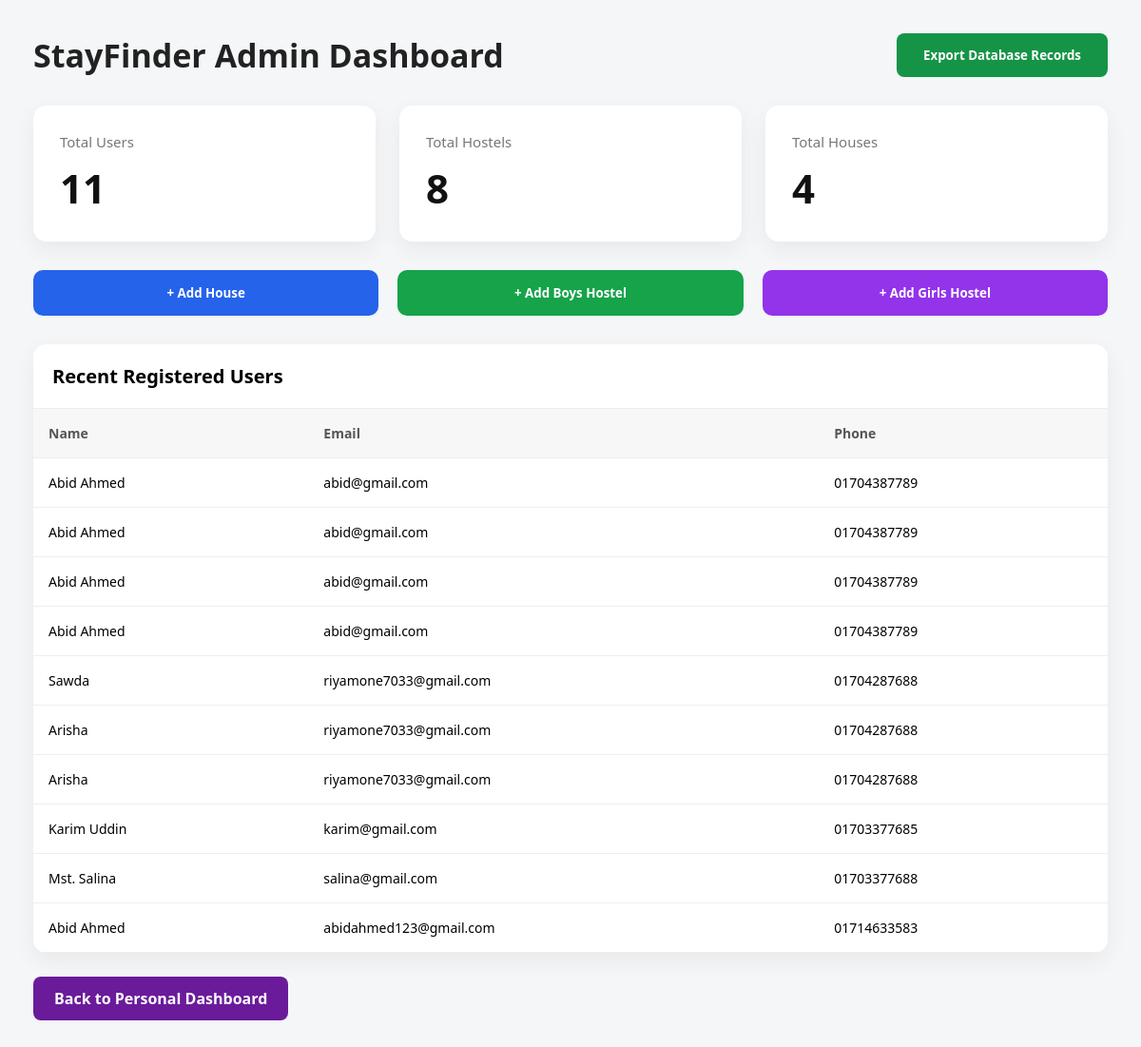
Before: /admin-dashboard/ (signed in) with the older database file.
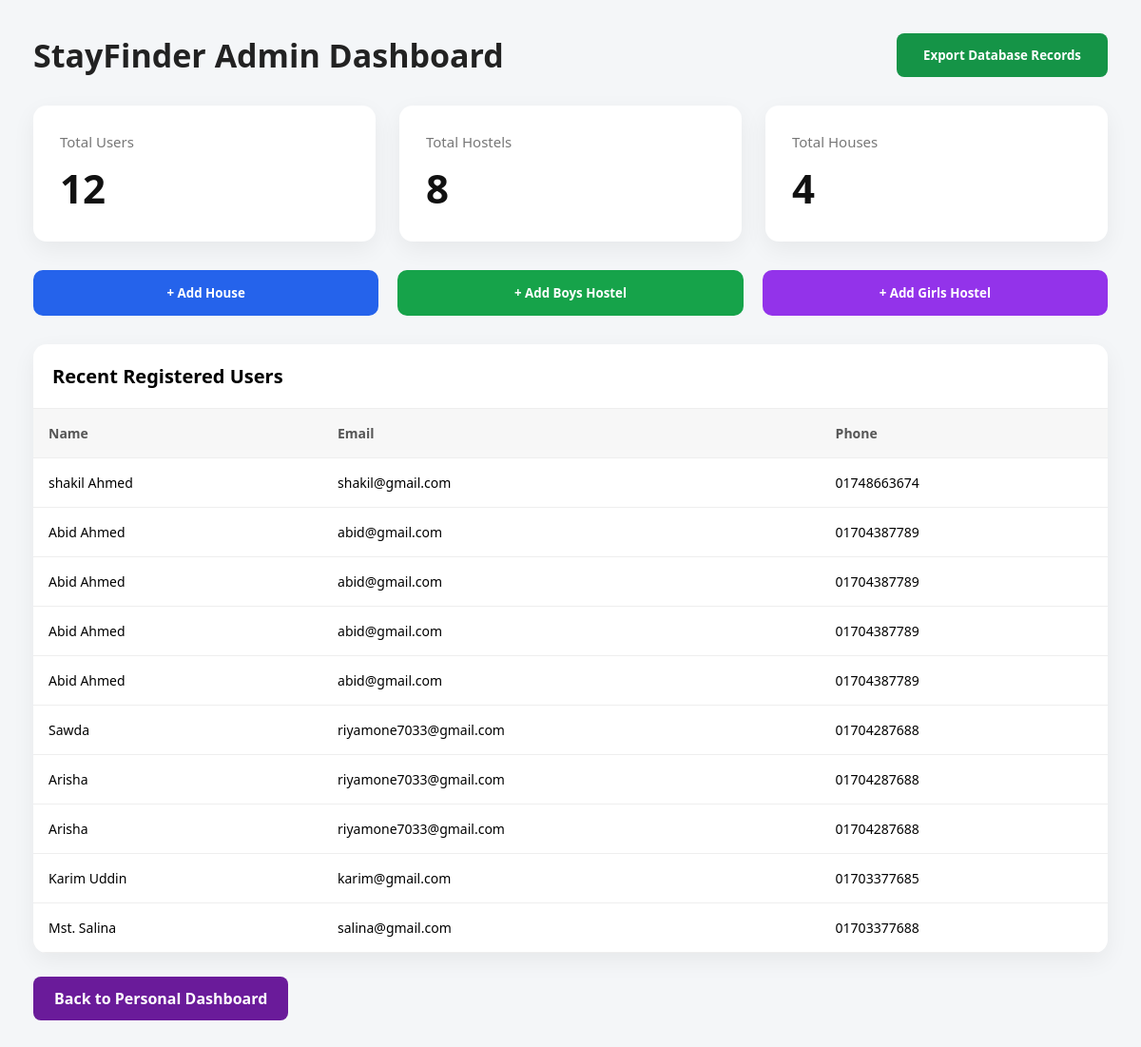
After: the same page with the newer database file.
### core/models.py (models this page shows, shortened)
class Owner(models.Model):
    name = models.CharField(max_length=100, blank=True)
    phone = models.CharField(max_length=15, blank=True)
    email = models.EmailField(blank=True)
    password = models.CharField(max_length=128, blank=True, null=True)

### core/views.py (the view)
# urls.py: path('admin-dashboard/', views.admin_dashboard, name='admin_dashboard'),
@staff_member_required
def admin_dashboard(request):
    total_users = Owner.objects.count()
    total_hostels = Hostel.objects.count()
    total_houses = House.objects.count()
    total_booking_requests = BookingRequest.objects.count()
    total_requirement_alerts = RequirementAlert.objects.count()
    total_applications = ApplicationForm.objects.count()
    total_feedbacks = PaymentFeedback.objects.count()
    owners = Owner.objects.all().order_by('-id')[:10]
    booking_requests = BookingRequest.objects.all().order_by('-id')[:10]
    requirement_alerts = RequirementAlert.objects.all().order_by('-id')[:10]
    applications = ApplicationForm.objects.all().order_by('-id')[:10]
    feedbacks = PaymentFeedback.objects.all().order_by('-id')[:10]
    return render(request, 'admin_dashboard.html', {
        'total_users': total_users,
        'total_hostels': total_hostels,
        'total_houses': total_houses,
        'total_booking_requests': total_booking_requests,
        'total_requirement_alerts': total_requirement_alerts,
        'total_applications': total_applications,
        'total_feedbacks': total_feedbacks,
        'owners': owners,
        'booking_requests': booking_requests,
        'requirement_alerts': requirement_alerts,
        'applications': applications,
        'feedbacks': feedbacks,
    })

### core/templates/admin_dashboard.html (shortened to what this page needs)
{% load static %}
<html lang="en">
<head>
</head>
<body>
<div class="header">
    <h1>StayFinder Admin Dashboard</h1>
    <a href="{% url 'export_excel' %}">
        <button class="export-btn">Export Database Records</button>
    </a>
</div>
<div class="cards">
    <div class="card">
        <p>Total Users</p>
        <h2>{{ total_users }}</h2>
    </div>
    <div class="card">
        <p>Total Hostels</p>
        <h2>{{ total_hostels }}</h2>
    </div>
    <div class="card">
        <p>Total Houses</p>
        <h2>{{ total_houses }}</h2>
    </div>
</div>
<div class="action-row">
    <a href="{% url 'add_house_admin' %}">
        <button class="add-house">+ Add House</button>
    </a>
    <a href="{% url 'add_boys_hostel_admin' %}">
        <button class="add-boys">+ Add Boys Hostel</button>
    </a>
    <a href="{% url 'add_girls_hostel_admin' %}">
        <button class="add-girls">+ Add Girls Hostel</button>
    </a>
</div>
<div class="table-box">
    <div class="table-title">Recent Registered Users</div>
    <table>
        <tr>
            <th>Name</th>
            <th>Email</th>
            <th>Phone</th>
        </tr>
        {% for owner in owners %}
        <tr>
            <td>{{ owner.name }}</td>
            <td>{{ owner.email }}</td>
            <td>{{ owner.phone }}</td>
        </tr>
        {% empty %}
        <tr>
            <td colspan="3">No signup found.</td>
        </tr>
        {% endfor %}
    </table>
</div>
<a href="{% url 'dashboard' %}" class="back-btn">Back to Personal Dashboard</a>
</body>
</html>

Changed rows visible on the page:
no longer on this page (row unchanged): Owner: name "Abid Ahmed", email "abidahmed123@gmail.com", phone "01714633583"
added Owner: name "shakil Ahmed", email "shakil@gmail.com", phone "01748663674"
Other visible differences:
{{ total_users }}: "11" → "12"
